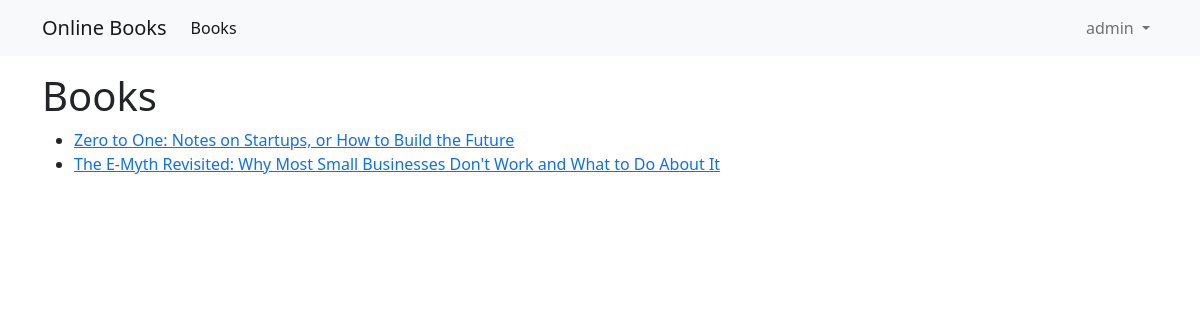
The page /books/ (signed in) on the database its author committed.
### users/models.py (models this page shows)
class CustomUser(AbstractUser):
    profile_pic = models.ImageField(default='default.jpg')

### books/models.py (models this page shows, shortened)
class Book(models.Model):
    title = models.CharField(max_length=250)
    description = models.TextField()
    isbn = models.CharField(max_length=17)

### books/views.py (the view)
# urls.py: path('', BookListView.as_view(), name='books-list'),
class BookListView(ListView):
    template_name = 'books/list.html'
    queryset = Book.objects.all()
    context_object_name = 'books'

### templates/books/list.html (shortened to what this page needs)
{% extends 'base.html' %}
{% block content %}
    <div class="container">
        <h1>Books</h1>
        {% if books %}
            <ul>
                {% for book in books %}
                    <li><a href="{% url 'books-detail' book.id %}">{{ book.title }}</a></li>
                {% endfor %}
            </ul>
        {% else %}
            No book found
        {% endif %}
    </div>
{% endblock %}

### templates/base.html (shortened to what this page needs)
<!DOCTYPE html>
{% load static %}
<html lang="en">
<head>
    <link href="https://cdn.jsdelivr.net/npm/bootstrap@5.0.2/dist/css/bootstrap.min.css" rel="stylesheet"
>
</head>
<link rel="stylesheet" type="text/css" href="{% static 'css/main.css' %}">
<body>
<nav class="navbar navbar-expand-lg navbar-light bg-light">
    <div class="container">
        <a class="navbar-brand" href="{% url 'landing_page' %}">Online Books</a>
        <div class="collapse navbar-collapse" id="navbarSupportedContent">
            <ul class="navbar-nav me-auto mb-2 mb-lg-0">
                <li class="nav-item">
                    <a class="nav-link active" aria-current="page" href="{% url 'books-list' %}">Books</a>
                </li>
            </ul>
        </div>
        <div>
            {% if request.user.is_authenticated %}
                <ul class="navbar-nav">
                    <li class="nav-item dropdown">
                        <a class="nav-link dropdown-toggle" href="#" id="navbarDropdown" role="button"
                           data-bs-toggle="dropdown" aria-expanded="false">
                            {{ request.user }}
                        </a>
                    </li>
                </ul>
            {% else %}
                <a class="btn btn-outline-primary" href="{% url 'users:login' %}">Login</a>
            {% endif %}
        </div>
    </div>
</nav>
{% block content %}
{% endblock %}
</body>
</html>

### rows shown on the page
CustomUser: user "admin"
Book: title "Zero to One: Notes on Startups, or How to Build the Future"
Book: title "The E-Myth Revisited: Why Most Small Businesses Don't Work and What to Do About It"
